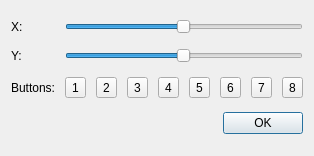
<?xml version="1.0" encoding="UTF-8"?>
<ui version="4.0">
 <class>TestWindow</class>
 <widget class="QDialog" name="TestWindow">
  <property name="windowModality">
   <enum>Qt::ApplicationModal</enum>
  </property>
  <property name="geometry">
   <rect>
    <x>0</x>
    <y>0</y>
    <width>295</width>
    <height>156</height>
   </rect>
  </property>
  <property name="windowTitle">
   <string>Driver Test</string>
  </property>
  <property name="autoFillBackground">
   <bool>false</bool>
  </property>
  <property name="modal">
   <bool>true</bool>
  </property>
  <layout class="QGridLayout" name="gridLayout">
   <item row="0" column="0">
    <layout class="QVBoxLayout" name="verticalLayout">
     <item>
      <widget class="QLabel" name="label">
       <property name="text">
        <string>X:</string>
       </property>
      </widget>
     </item>
    </layout>
   </item>
   <item row="0" column="1">
    <widget class="QSlider" name="xValue">
     <property name="minimum">
      <number>-127</number>
     </property>
     <property name="maximum">
      <number>128</number>
     </property>
     <property name="pageStep">
      <number>10</number>
     </property>
     <property name="orientation">
      <enum>Qt::Horizontal</enum>
     </property>
    </widget>
   </item>
   <item row="1" column="0">
    <widget class="QLabel" name="label_2">
     <property name="text">
      <string>Y:</string>
     </property>
    </widget>
   </item>
   <item row="1" column="1">
    <widget class="QSlider" name="yValue">
     <property name="sizePolicy">
      <sizepolicy hsizetype="Expanding" vsizetype="Fixed">
       <horstretch>0</horstretch>
       <verstretch>0</verstretch>
      </sizepolicy>
     </property>
     <property name="minimum">
      <number>-127</number>
     </property>
     <property name="maximum">
      <number>128</number>
     </property>
     <property name="pageStep">
      <number>100</number>
     </property>
     <property name="orientation">
      <enum>Qt::Horizontal</enum>
     </property>
    </widget>
   </item>
   <item row="2" column="0">
    <widget class="QLabel" name="label_3">
     <property name="text">
      <string>Buttons: </string>
     </property>
     <property name="scaledContents">
      <bool>false</bool>
     </property>
    </widget>
   </item>
   <item row="2" column="1">
    <widget class="QFrame" name="frame">
     <property name="sizePolicy">
      <sizepolicy hsizetype="Fixed" vsizetype="Fixed">
       <horstretch>0</horstretch>
       <verstretch>0</verstretch>
      </sizepolicy>
     </property>
     <property name="frameShape">
      <enum>QFrame::NoFrame</enum>
     </property>
     <property name="frameShadow">
      <enum>QFrame::Raised</enum>
     </property>
     <layout class="QHBoxLayout" name="horizontalLayout">
      <property name="spacing">
       <number>10</number>
      </property>
      <property name="sizeConstraint">
       <enum>QLayout::SetMinimumSize</enum>
      </property>
      <property name="margin">
       <number>0</number>
      </property>
      <item>
       <widget class="QToolButton" name="btn1">
        <property name="sizePolicy">
         <sizepolicy hsizetype="Maximum" vsizetype="Fixed">
          <horstretch>0</horstretch>
          <verstretch>0</verstretch>
         </sizepolicy>
        </property>
        <property name="text">
         <string>1</string>
        </property>
        <property name="checkable">
         <bool>true</bool>
        </property>
       </widget>
      </item>
      <item>
       <widget class="QToolButton" name="btn2">
        <property name="sizePolicy">
         <sizepolicy hsizetype="Maximum" vsizetype="Fixed">
          <horstretch>0</horstretch>
          <verstretch>0</verstretch>
         </sizepolicy>
        </property>
        <property name="text">
         <string>2</string>
        </property>
        <property name="checkable">
         <bool>true</bool>
        </property>
       </widget>
      </item>
      <item>
       <widget class="QToolButton" name="btn3">
        <property name="sizePolicy">
         <sizepolicy hsizetype="Maximum" vsizetype="Fixed">
          <horstretch>0</horstretch>
          <verstretch>0</verstretch>
         </sizepolicy>
        </property>
        <property name="text">
         <string>3</string>
        </property>
        <property name="checkable">
         <bool>true</bool>
        </property>
       </widget>
      </item>
      <item>
       <widget class="QToolButton" name="btn4">
        <property name="sizePolicy">
         <sizepolicy hsizetype="Maximum" vsizetype="Fixed">
          <horstretch>0</horstretch>
          <verstretch>0</verstretch>
         </sizepolicy>
        </property>
        <property name="text">
         <string>4</string>
        </property>
        <property name="checkable">
         <bool>true</bool>
        </property>
       </widget>
      </item>
      <item>
       <widget class="QToolButton" name="btn5">
        <property name="sizePolicy">
         <sizepolicy hsizetype="Maximum" vsizetype="Fixed">
          <horstretch>0</horstretch>
          <verstretch>0</verstretch>
         </sizepolicy>
        </property>
        <property name="text">
         <string>5</string>
        </property>
        <property name="checkable">
         <bool>true</bool>
        </property>
       </widget>
      </item>
      <item>
       <widget class="QToolButton" name="btn6">
        <property name="sizePolicy">
         <sizepolicy hsizetype="Maximum" vsizetype="Fixed">
          <horstretch>0</horstretch>
          <verstretch>0</verstretch>
         </sizepolicy>
        </property>
        <property name="text">
         <string>6</string>
        </property>
        <property name="checkable">
         <bool>true</bool>
        </property>
       </widget>
      </item>
      <item>
       <widget class="QToolButton" name="btn7">
        <property name="sizePolicy">
         <sizepolicy hsizetype="Maximum" vsizetype="Fixed">
          <horstretch>0</horstretch>
          <verstretch>0</verstretch>
         </sizepolicy>
        </property>
        <property name="text">
         <string>7</string>
        </property>
        <property name="checkable">
         <bool>true</bool>
        </property>
       </widget>
      </item>
      <item>
       <widget class="QToolButton" name="btn8">
        <property name="sizePolicy">
         <sizepolicy hsizetype="Fixed" vsizetype="Fixed">
          <horstretch>0</horstretch>
          <verstretch>0</verstretch>
         </sizepolicy>
        </property>
        <property name="text">
         <string>8</string>
        </property>
        <property name="checkable">
         <bool>true</bool>
        </property>
       </widget>
      </item>
     </layout>
    </widget>
   </item>
   <item row="3" column="1">
    <widget class="QFrame" name="frame_2">
     <property name="sizePolicy">
      <sizepolicy hsizetype="Preferred" vsizetype="Fixed">
       <horstretch>0</horstretch>
       <verstretch>0</verstretch>
      </sizepolicy>
     </property>
     <property name="autoFillBackground">
      <bool>false</bool>
     </property>
     <property name="frameShape">
      <enum>QFrame::NoFrame</enum>
     </property>
     <property name="frameShadow">
      <enum>QFrame::Raised</enum>
     </property>
     <layout class="QHBoxLayout" name="horizontalLayout_2">
      <property name="margin">
       <number>0</number>
      </property>
      <item>
       <spacer name="horizontalSpacer">
        <property name="orientation">
         <enum>Qt::Horizontal</enum>
        </property>
        <property name="sizeHint" stdset="0">
         <size>
          <width>40</width>
          <height>20</height>
         </size>
        </property>
       </spacer>
      </item>
      <item>
       <widget class="QPushButton" name="btnOk">
        <property name="sizePolicy">
         <sizepolicy hsizetype="Minimum" vsizetype="Fixed">
          <horstretch>0</horstretch>
          <verstretch>0</verstretch>
         </sizepolicy>
        </property>
        <property name="layoutDirection">
         <enum>Qt::LeftToRight</enum>
        </property>
        <property name="text">
         <string>OK</string>
        </property>
       </widget>
      </item>
     </layout>
    </widget>
   </item>
  </layout>
 </widget>
 <resources/>
 <connections/>
</ui>
